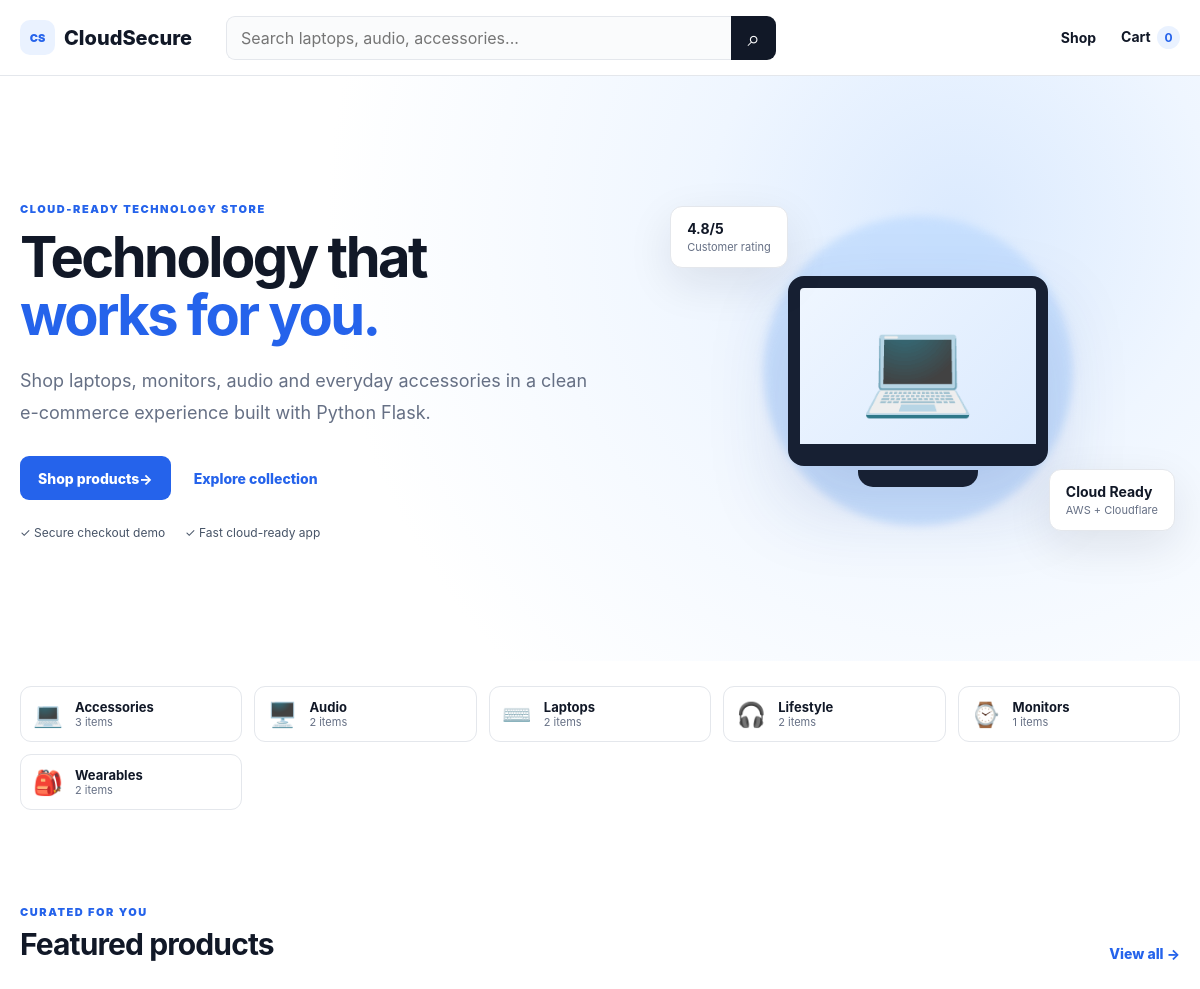
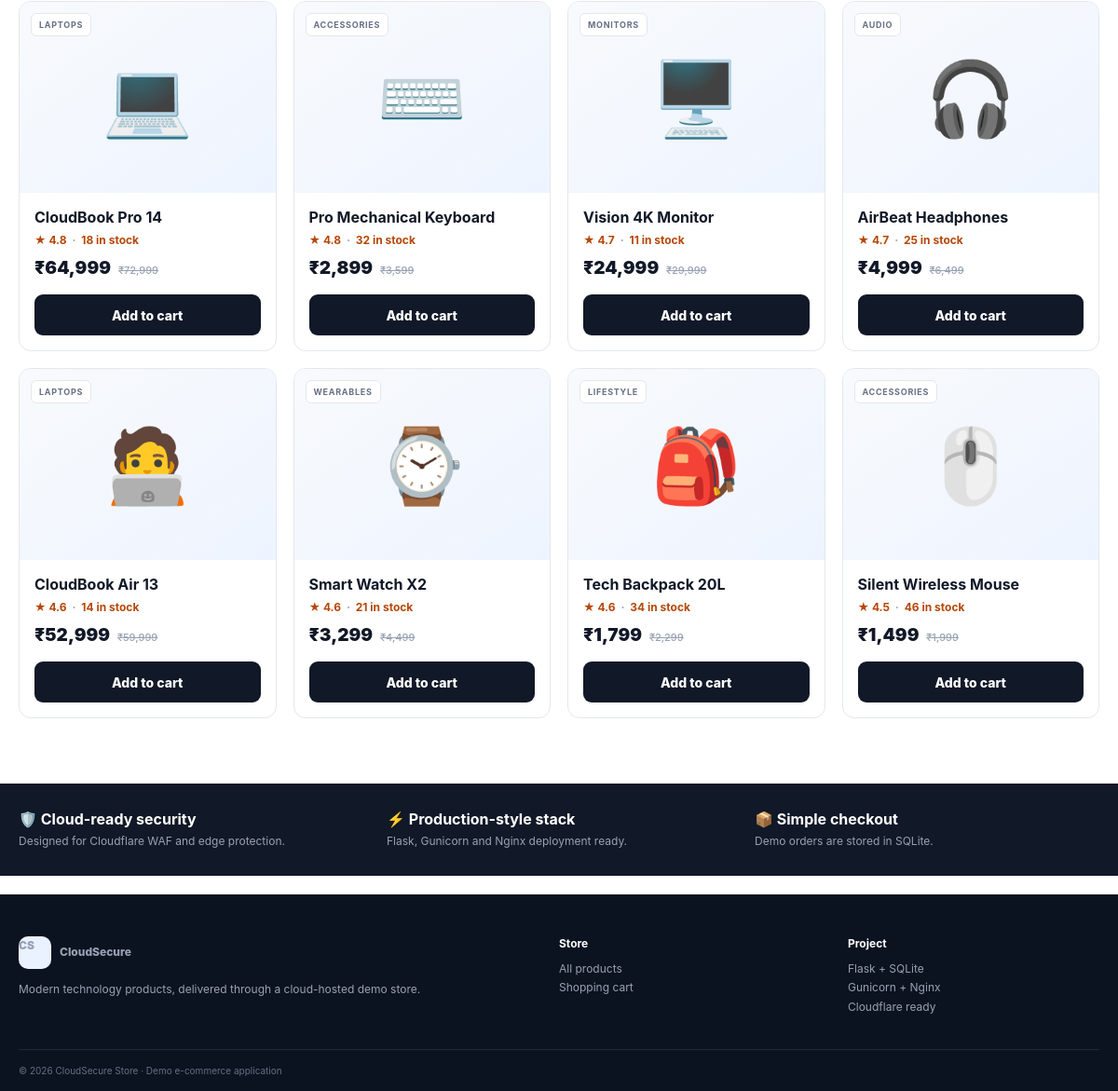
The page / on the database its author committed (2 pictures, top to bottom).
### tables this page shows
CREATE TABLE products (
            id INTEGER PRIMARY KEY AUTOINCREMENT,
            name TEXT NOT NULL,
            category TEXT NOT NULL,
            price INTEGER NOT NULL,
            old_price INTEGER NOT NULL,
            emoji TEXT NOT NULL,
            description TEXT NOT NULL,
            rating REAL NOT NULL,
            stock INTEGER NOT NULL
        );

### app.py (the view)
@app.route("/")
def home():
    products = db().execute(
        "SELECT * FROM products ORDER BY rating DESC, id LIMIT 8"
    ).fetchall()
    categories = db().execute(
        "SELECT category, COUNT(*) count FROM products GROUP BY category ORDER BY category"
    ).fetchall()
    return render_template("home.html", products=products, categories=categories)

### app.py (called while the page is built, shortened)
def db():
    if "db" not in g:
        g.db = sqlite3.connect(DB_PATH)
        g.db.row_factory = sqlite3.Row
    return g.db

def get_cart():
    return session.get("cart", {})

def cart_details():
    cart = get_cart()
    items = []
    total = 0
    count = 0
    return items, total, count

@app.context_processor
def global_values():
    _, total, count = cart_details()
    return {"cart_count": count, "cart_total": total}

@app.template_filter("money")
def money(value):
    return f"₹{int(value):,}"

### templates/home.html (shortened to what this page needs)
{% extends "base.html" %}
{% block content %}
<section class="hero">
  <div class="container hero-grid">
    <div>
      <div class="eyebrow">CLOUD-READY TECHNOLOGY STORE</div>
      <h1>Technology that<br><em>works for you.</em></h1>
      <p>Shop laptops, monitors, audio and everyday accessories in a clean e-commerce experience built with Python Flask.</p>
      <div class="hero-actions"><a class="btn primary" href="{{ url_for('shop') }}">Shop products <span>→</span></a><a class="text-link" href="#featured">Explore collection</a></div>
      <div class="hero-points"><span>✓ Secure checkout demo</span><span>✓ Fast cloud-ready app</span></div>
    </div>
    <div class="hero-visual">
      <div class="visual-glow"></div>
      <div class="device">💻</div>
      <div class="floating-card card-a"><b>4.8/5</b><small>Customer rating</small></div>
      <div class="floating-card card-b"><b>Cloud Ready</b><small>AWS + Cloudflare</small></div>
    </div>
  </div>
</section>
<section class="container category-strip">
{% for c in categories %}
<a href="{{ url_for('shop', category=c['category']) }}"><span>{{ ['💻','🖥️','⌨️','🎧','⌚','🎒'][loop.index0 % 6] }}</span><b>{{ c['category'] }}</b><small>{{ c['count'] }} items</small></a>
{% endfor %}
</section>
<section class="container section" id="featured">
  <div class="section-title"><div><div class="eyebrow">CURATED FOR YOU</div><h2>Featured products</h2></div><a href="{{ url_for('shop') }}" class="text-link">View all →</a></div>
  <div class="product-grid">
  {% for p in products %}
    <article class="product-card">
      <a class="product-art" href="{{ url_for('product', product_id=p['id']) }}"><span>{{ p['emoji'] }}</span><b>{{ p['category'] }}</b></a>
      <div class="product-body">
        <a href="{{ url_for('product', product_id=p['id']) }}"><h3>{{ p['name'] }}</h3></a>
        <div class="rating">★ {{ p['rating'] }} <span>·</span> {{ p['stock'] }} in stock</div>
        <div class="price">{{ p['price']|money }} <del>{{ p['old_price']|money }}</del></div>
        <form method="post" action="{{ url_for('add_to_cart', product_id=p['id']) }}"><button class="btn dark full">Add to cart</button></form>
      </div>
    </article>
  {% endfor %}
  </div>
</section>
<section class="benefits"><div class="container benefit-grid"><div><strong>🛡️ Cloud-ready security</strong><span>Designed for Cloudflare WAF and edge protection.</span></div><div><strong>⚡ Production-style stack</strong><span>Flask, Gunicorn and Nginx deployment ready.</span></div><div><strong>📦 Simple checkout</strong><span>Demo orders are stored in SQLite.</span></div></div></section>
{% endblock %}

### templates/base.html (shortened to what this page needs)
<!doctype html>
<html lang="en">
<head>
<link rel="stylesheet" href="{{ url_for('static', filename='css/style.css') }}">
</head>
<body>
<header class="header">
  <div class="container nav">
    <a href="{{ url_for('home') }}" class="logo"><span class="logo-mark">CS</span><span>CloudSecure</span></a>
    <form class="search" action="{{ url_for('shop') }}">
      <input name="q" value="{{ request.args.get('q','') }}" placeholder="Search laptops, audio, accessories...">
      <button aria-label="Search">⌕</button>
    </form>
    <nav>
      <a href="{{ url_for('shop') }}">Shop</a>
      <a href="{{ url_for('cart') }}" class="cart-link">Cart <span>{{ cart_count }}</span></a>
    </nav>
  </div>
</header>
{% block content %}{% endblock %}
<footer>
  <div class="container footer-grid">
    <div><div class="logo light"><span class="logo-mark">CS</span><span>CloudSecure</span></div><p>Modern technology products, delivered through a cloud-hosted demo store.</p></div>
    <div><h4>Store</h4><a href="{{ url_for('shop') }}">All products</a><a href="{{ url_for('cart') }}">Shopping cart</a></div>
    <div><h4>Project</h4><span>Flask + SQLite</span><span>Gunicorn + Nginx</span><span>Cloudflare ready</span></div>
  </div>
  <div class="container footer-bottom">© 2026 CloudSecure Store · Demo e-commerce application</div>
</footer>
</body>
</html>

### rows shown on the page
products: emoji "💻", category "LAPTOPS", name "CloudBook Pro 14", rating "4.8", stock "18", price "₹64,999", old_price "₹72,999"
products: emoji "⌨️", category "ACCESSORIES", name "Pro Mechanical Keyboard", rating "4.8", stock "32", price "₹2,899", old_price "₹3,599"
products: emoji "🖥️", category "MONITORS", name "Vision 4K Monitor", rating "4.7", stock "11", price "₹24,999", old_price "₹29,999"
products: emoji "🎧", category "AUDIO", name "AirBeat Headphones", rating "4.7", stock "25", price "₹4,999", old_price "₹6,499"
products: emoji "🧑‍💻", category "LAPTOPS", name "CloudBook Air 13", rating "4.6", stock "14", price "₹52,999", old_price "₹59,999"
products: emoji "⌚", category "WEARABLES", name "Smart Watch X2", rating "4.6", stock "21", price "₹3,299", old_price "₹4,499"
products: emoji "🎒", category "LIFESTYLE", name "Tech Backpack 20L", rating "4.6", stock "34", price "₹1,799", old_price "₹2,299"
products: emoji "🖱️", category "ACCESSORIES", name "Silent Wireless Mouse", rating "4.5", stock "46", price "₹1,499", old_price "₹1,999"

### other values the page prints
{{ cart_count }} "0"
{{ ['💻','🖥️','⌨️','🎧','⌚','🎒'][loop.index0 % 6] }} "💻" "🖥️" "⌨️" "🎧" "⌚" "🎒"
{{ c['category'] }} "Accessories" "Audio" "Laptops" "Lifestyle" "Monitors" "Wearables"
{{ c['count'] }} "3" "2" "2" "2" "1" "2"
